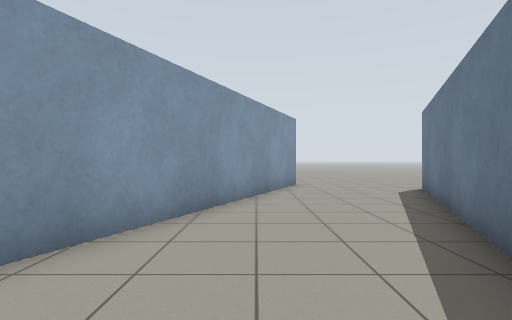
[1] (above)

22 first-person views from a walk through a robot-simulator world made for Gazebo. The camera is 0.94 m above the floor, looks level and sees 80° across. Floor lines are 1 m apart. The floor is counted in squares, 1 m on a side. Each view is taken from the middle of a square. On the plan, view 1 faces up. The plan holds only what a view shows up to about 11 squares ahead; the rest is blank.

[2]
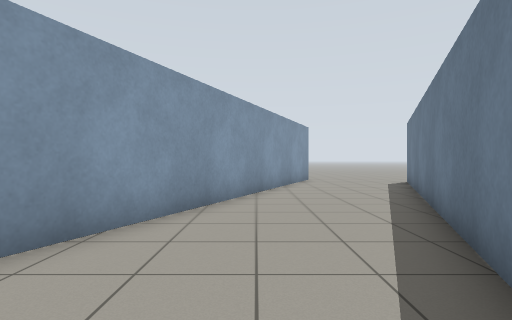

[3]
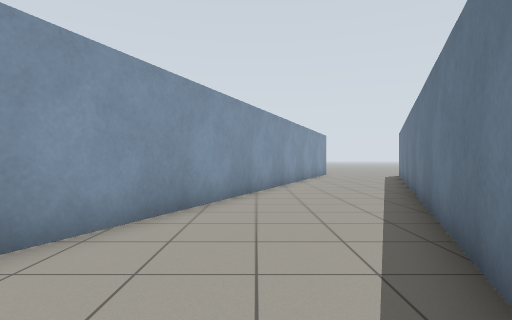

[4]
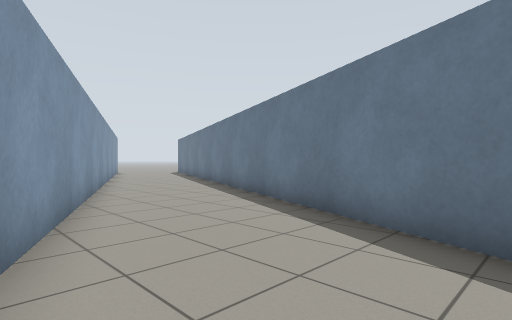

[5]
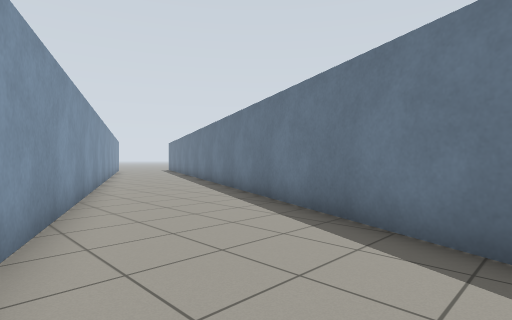

[6]
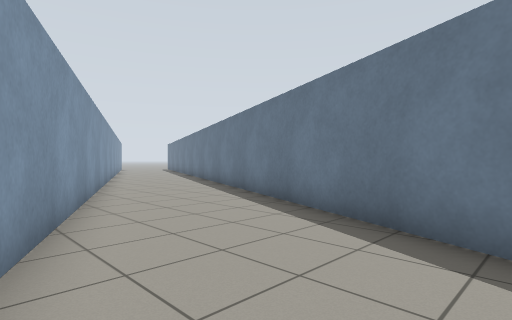

[7]
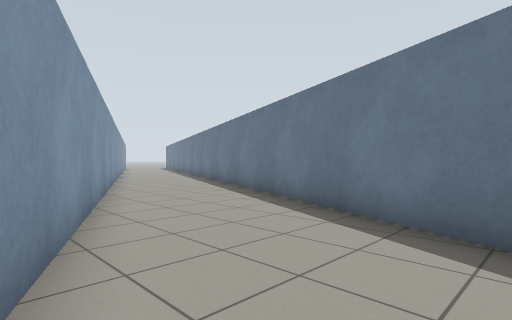

[8]
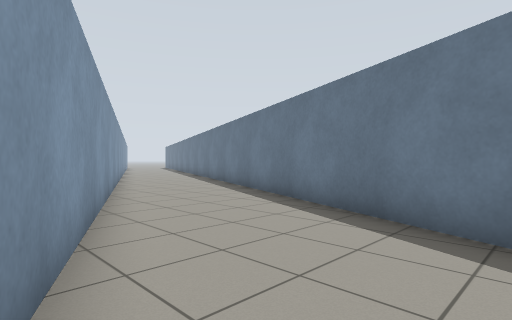

[9]
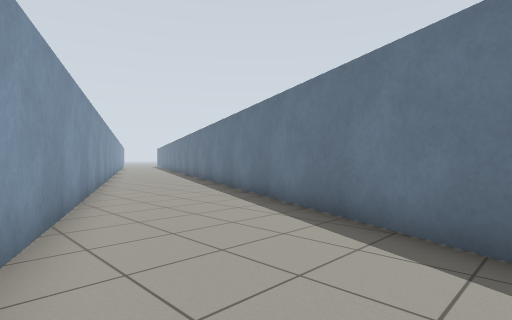

[10]
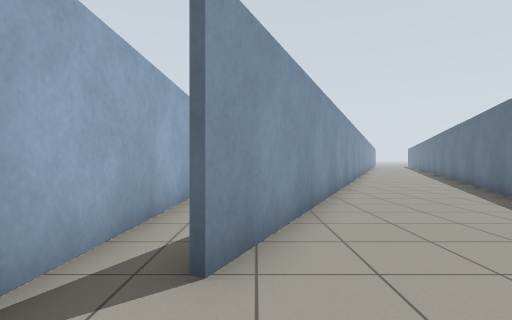

[11]
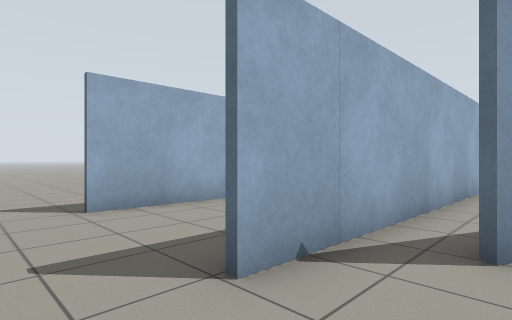

[12]
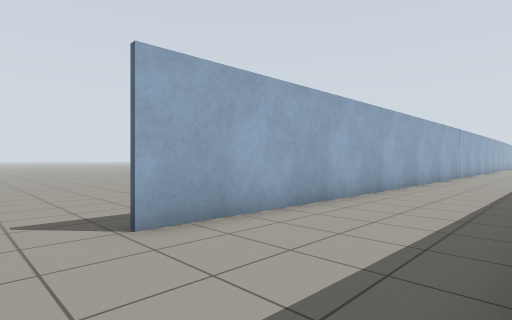

[13]
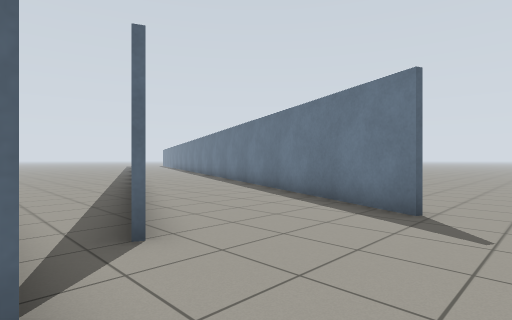

[14]
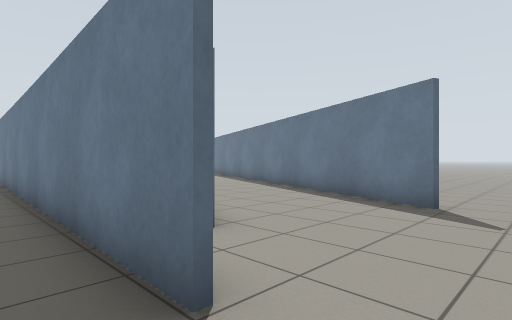

[15]
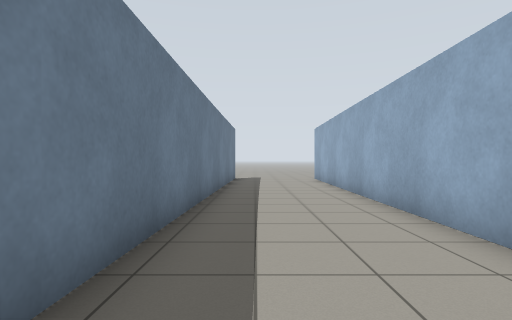

[16]
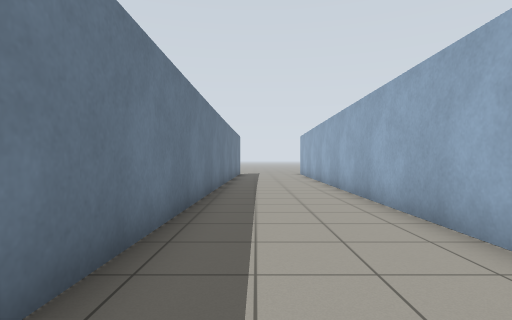

[17]
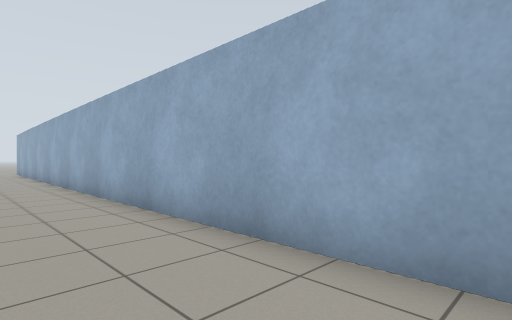

[18]
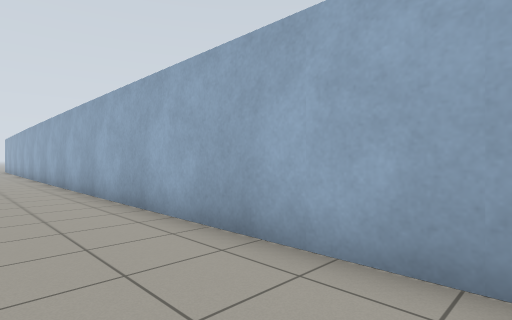

[19]
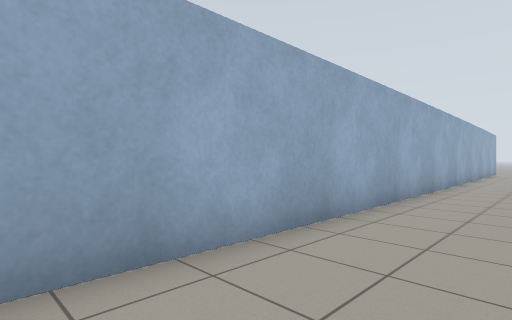

[20]
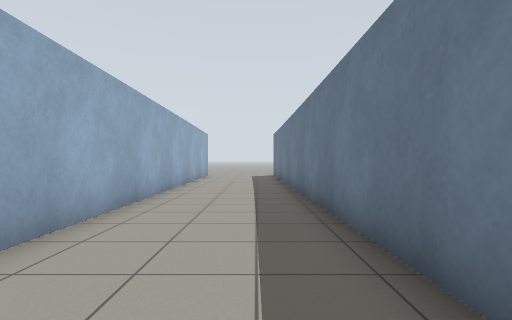

[21]
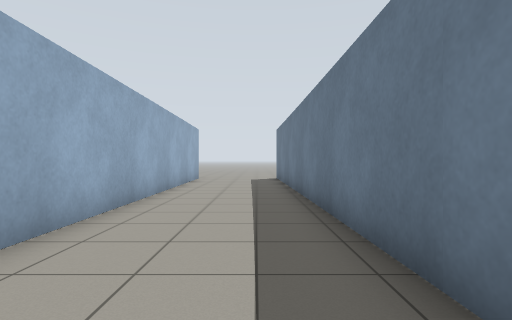

[22]
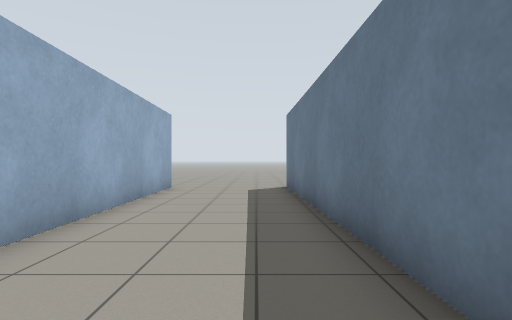

### Floor plan
Points are (right, up) in squares from view 1. A wall is a line through its corners. A room is listed if a view was taken in it or the views show most of it. See-through windows are left out.
Room 1 (views 1, 2, 3, 4, 5, 6, 7, 8, 9, 10, 11)
walls: (-17.7, -27.5) (-17.8, -32.5); (-12.5, -32.4) (5.3, 9.7); (0.7, 9.8) (-16.4, -30.6)
ways out: opening at (-18, -33.5) to room 2; opening at (-17, -28); opening at (-12, -33.5); opening at (3, 9)
Room 2 (views 12, 13, 14, 15, 16, 17, 18, 19, 20, 21, 22)
walls: (-17.6, 1.6) (-17.8, 18.6); (-21.7, -23.3) (-21.9, -32.4); (-21.6, 14.1) (-21.5, -24.9); (-21.9, 18.5) (-21.8, 14.1); (-17.9, -32.5) (-17.6, -13.6)
ways out: opening at (-18, -33.5) to room 1; opening at (-22, -33.5); opening at (-22, 19.5); opening at (-18, 19.5)

Positions as (right, up) in squares from view 1, and headings:
1: (0, 0), facing up
2: (-1, -3), facing up
3: (-3, -8), facing up
4: (-7, -11), facing up-right
5: (-9, -16), facing up-right
6: (-10, -18), facing up-right
7: (-12, -22), facing up-right
8: (-13, -24), facing up-right
9: (-15, -30), facing up-right
10: (-16, -33), facing up
11: (-16, -34), facing up-left
12: (-18, -34), facing up-left
13: (-18, -34), facing up-right
14: (-19, -34), facing up-right
15: (-19, -17), facing down
16: (-19, -12), facing down
17: (-19, -8), facing down-left
18: (-19, -2), facing down-left
19: (-19, -6), facing up-left
20: (-19, 0), facing up
21: (-19, 3), facing up
22: (-19, 8), facing up
